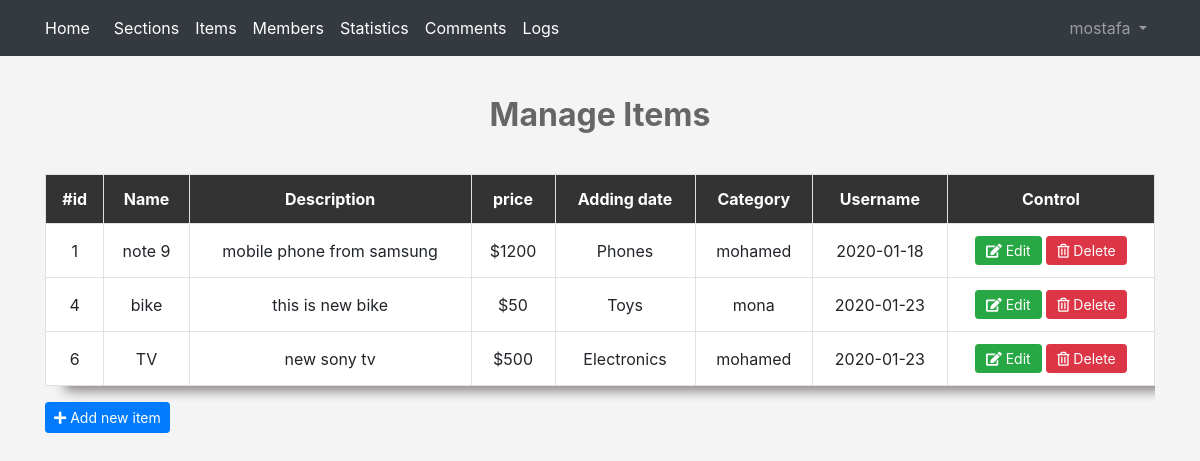
The page /admin/items.php (signed in) on the database its author committed.
### tables this page shows
CREATE TABLE `items` (
  `Item_ID` int(11) NOT NULL,
  `Name` varchar(255) NOT NULL,
  `Description` text NOT NULL,
  `Price` varchar(255) NOT NULL,
  `Add_Date` date NOT NULL,
  `Country` varchar(255) NOT NULL,
  `Image` varchar(255) DEFAULT NULL,
  `Status` varchar(255) NOT NULL,
  `Rating` tinyint(4) NOT NULL DEFAULT 0,
  `Approve` tinyint(4) NOT NULL DEFAULT 0,
  `Cat_ID` int(11) DEFAULT NULL,
  `Member_ID` int(11) DEFAULT NULL
);

CREATE TABLE `categories` (
  `ID` int(11) NOT NULL,
  `Name` varchar(255) NOT NULL,
  `Description` text NOT NULL,
  `Ordering` varchar(255) DEFAULT NULL,
  `Visibility` tinyint(4) NOT NULL DEFAULT 0,
  `Allow_Comment` tinyint(4) DEFAULT 0,
  `Allow_Ads` int(11) NOT NULL DEFAULT 0
);

CREATE TABLE `users` (
  `UserID` int(11) NOT NULL,
  `Username` varchar(255) NOT NULL,
  `Password` varchar(255) NOT NULL,
  `Email` varchar(255) NOT NULL,
  `FullName` varchar(255) NOT NULL,
  `GroupID` int(11) NOT NULL DEFAULT 0,
  `TrustStatus` int(11) NOT NULL DEFAULT 0,
  `RegStatus` int(11) NOT NULL DEFAULT 0,
  `Date` date NOT NULL
);

### admin/items.php (the view, shortened to what this page needs)
<?php
if (isset($_SESSION['username'])) {
    include "init.php";
    $do = isset($_GET['do']) ? $_GET['do'] : "manage";
    if ($do == "manage") {
        $stmt = $con->prepare("SELECT items.*,
 categories.Name AS Category,
 users.Username FROM items
INNER JOIN categories ON categories.ID = items.Cat_ID
INNER JOIN users ON users.UserID = items.Member_ID;");
        $stmt->execute();
        $items = $stmt->fetchAll();
        ?>
<h1 class="text-center">Manage Items</h1>
<div class="container">
    <div class="table-responsive">
        <table class="text-center main-table table table-bordered">
            <tr>
                <th>#id</th>
                <th>Name</th>
                <th>Description</th>
                <th>price</th>
                <th>Adding date</th>
                <th>Category</th>
                <th>Username</th>
                <th>Control</th>
            </tr>
            <?php
            foreach ($items as $item) {
            echo "<tr>";
            echo "<td>" . $item['Item_ID'] . "</td>";
            echo "<td>" . $item['Name'] . "</td>";
            echo "<td>" . $item['Description'] . "</td>";
            echo "<td>" . $item['Price'] . "</td>";
            echo "<td>" . $item['Category'] . "</td>";
            echo "<td>" . $item['Username'] . "</td>";
            echo "<td>" . $item['Add_Date'] . "</td>";
            echo "<td>
            <a href='items.php?do=edit&itemid=" . $item['Item_ID'] . " 'class='btn btn-success btn-sm'><i class='fa fa-edit'></i> Edit</a>
            <a href='items.php?do=delete&itemid=" . $item['Item_ID']. "' class='confirm btn btn-danger btn-sm'><i class='far fa-trash-alt'></i> Delete</a>";
            echo "</td>";
            echo "</tr>";
        }
        ?>
        </table>
    </div>
    <a href='items.php?do=add' class='btn btn-primary btn-sm'><i class="fa fa-plus"></i> Add new item</a>
</div>
<?php
    }
    include $tpl . "footer.php";
} else {
    header("location: index.php");
    exit();
}
?>

### admin/layout/css/admin.css (style rules this page uses)
body { background-color: #f4f4f4; font-size: 16px; }
h1 { font-size: 2rem; margin: 40px 0; font-weight: bold; color: #666; }
.main-table { -webkit-box-shadow: 20px 5px 11px 0px #8d8585; -moz-box-shadow: 20px 5px 11px 0px #8d8585; -o-box-shadow: 20px 5px 11px 0px #8d8585; box-shadow: 20px 5px 11px 0px #8d8585; }
.main-table th { background-color: #333; color: #fff; }
.main-table td { background-color: #fff; vertical-align: middle !important; }
.main-table .btn { padding: 3px 10px; }

### rows shown on the page
items: Item_ID "1", Name "note 9", Description "mobile phone from samsung", Price "$1200", Cat_ID.Name "Phones", Member_ID.Username "mohamed", Add_Date "2020-01-18"
items: Item_ID "4", Name "bike", Description "this is new bike", Price "$50", Cat_ID.Name "Toys", Member_ID.Username "mona", Add_Date "2020-01-23"
items: Item_ID "6", Name "TV", Description "new sony tv", Price "$500", Cat_ID.Name "Electronics", Member_ID.Username "mohamed", Add_Date "2020-01-23"

### other values the page prints
lang("PAGE_BRAND") "Home"
lang("CATEGORIES") "Sections"
lang("ITEMS") "Items"
lang("MEMBERS") "Members"
lang("STATISTICS") "Statistics"
lang("COMMENTS") "Comments"
lang("LOGS") "Logs"
$_SESSION['username'] "mostafa"
